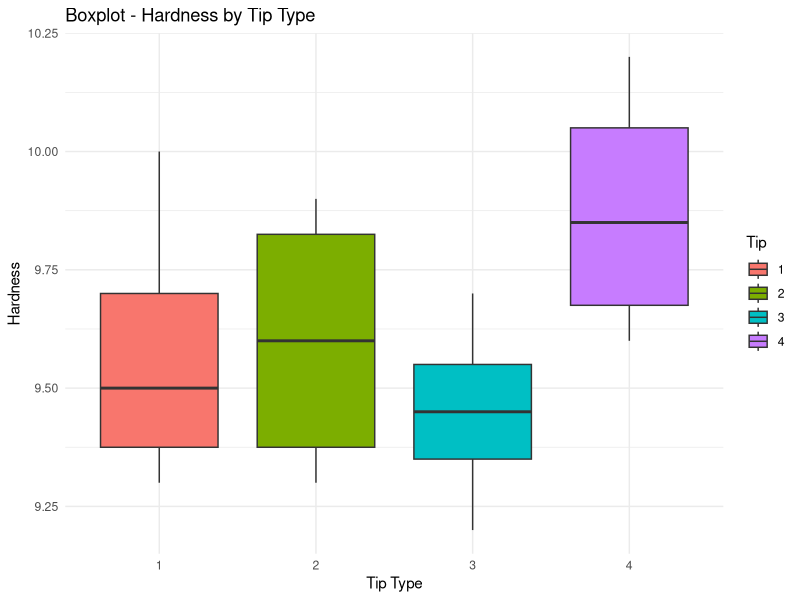
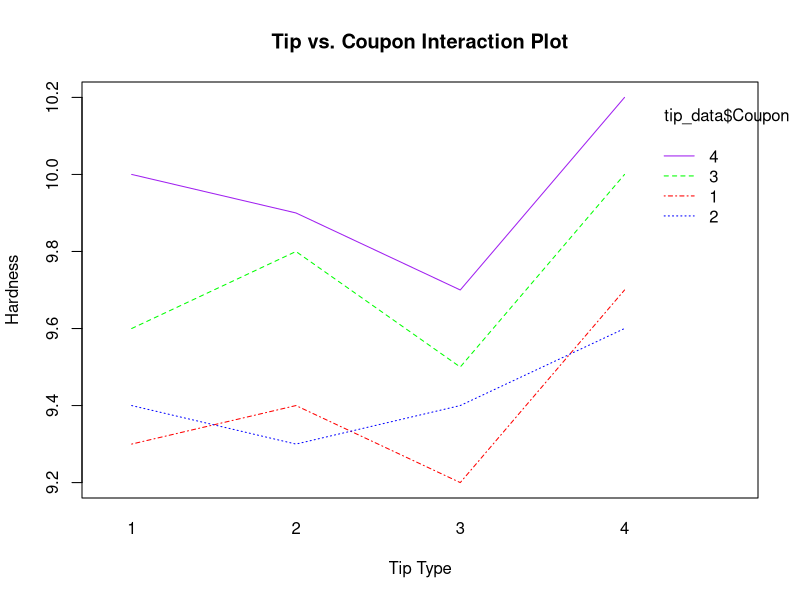
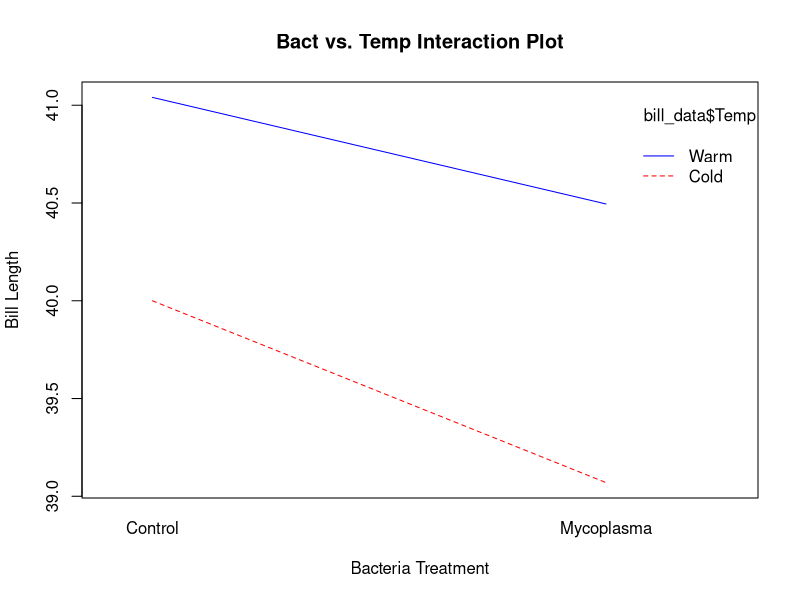

Source code (R) for these figures, in order:
## ---- chunk 1
knitr::opts_chunk$set(echo = TRUE)
library(dplyr)
library(ggplot2)
library(car)
## ---- chunk 2
tip_data <- read.csv("tip_hardness.csv")
head(tip_data)
summary(tip_data)
## ---- chunk 3
# converting tip to categorical
tip_data <- tip_data %>%
  mutate(Tip = as.factor(Tip))

ggplot(tip_data, aes(x = Tip, y = Hardness, fill = Tip)) +
  geom_boxplot() +
  labs(title = "Boxplot - Hardness by Tip Type", x = "Tip Type", y = "Hardness") +
  theme_minimal()
## ---- chunk 4
tip_anova <- aov(Hardness ~ Tip + Coupon, data = tip_data)
summary(tip_anova)
## ---- chunk 5
interaction.plot(
  x.factor = tip_data$Tip,
  trace.factor = tip_data$Coupon, 
  response = tip_data$Hardness, 
  col = c("red", "blue", "green", "purple"),
  main = "Tip vs. Coupon Interaction Plot",
  xlab = "Tip Type",
  ylab = "Hardness"
  )
## ---- chunk 6
bill_data <- tibble(
  Bact = rep(c("Control", "Mycoplasma"), each = 4),
  Temp = rep(c("Warm", "Cold"), times = 4),
  Bill_Len = c(40.37, 39.77, 41.71, 40.23, 40.21, 39.19, 40.78, 38.95)
)

bill_data
## ---- chunk 7
# Convert to factor
bill_data <- bill_data %>%
  mutate(
    Bact = as.factor(Bact),
    Temp = as.factor(Temp)
  )

# Perform ANOVA
bill_anova <- aov(Bill_Len ~ Bact * Temp, data = bill_data)

# Summarize ANOVA results
anova_results <- summary(bill_anova)
anova_results
## ---- chunk 8
interaction.plot(
  x.factor = bill_data$Bact,
  trace.factor = bill_data$Temp,
  response = bill_data$Bill_Len,
  col = c("red", "blue"),
  main = "Bact vs. Temp Interaction Plot",
  xlab = "Bacteria Treatment",
  ylab = "Bill Length"
)
